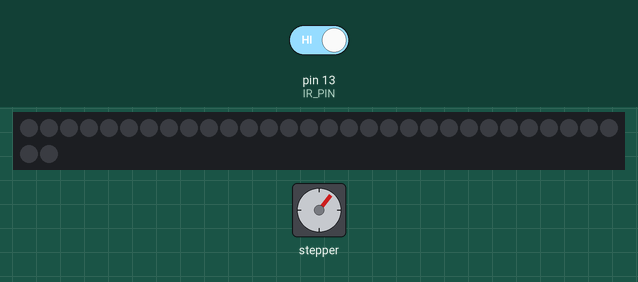
The sketch below on a simulated Arduino Mega 2560, built with avr-gcc and run on an emulated ATmega2560. Parts: stepper motor, 32 RGB LEDs in strip order, left to right, continuing on the next row. Wiring (inferred from the names in the program): stepper motor driver (5000 steps per turn assumed): step pin 46; direction pin 45. Inputs (shaded band) come from the test bench; at power-on: pin 13 (IR_PIN) HIGH. Dim RGB values are drawn brighter than linear.

Above: at 1.2 s.
1.3 s: pin 13 (IR_PIN) driven LOW
At 1.9 s:
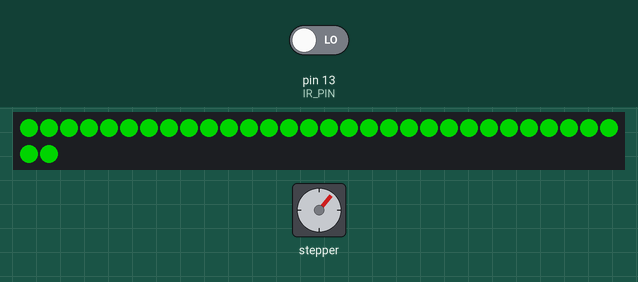
4.3 s: pin 13 (IR_PIN) driven HIGH
At 6.9 s:
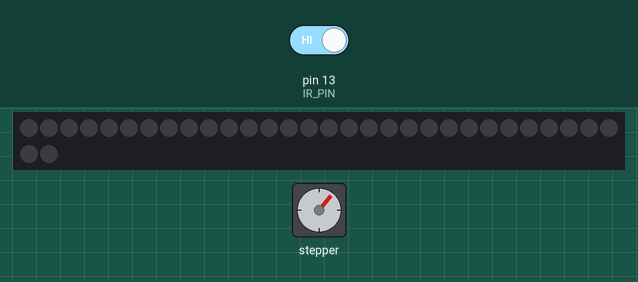
7.3 s: pin 13 (IR_PIN) driven LOW
At 8.5 s:
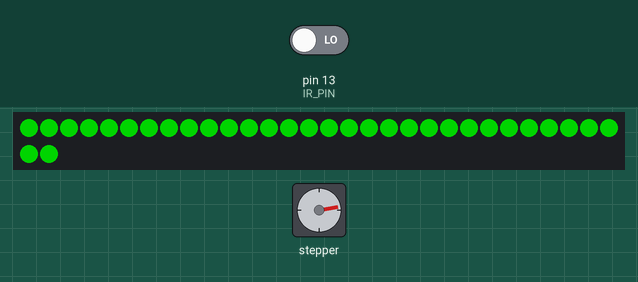
Timing chart, 0 to 10.3 s (numbered marks = the images above; inputs shaded):
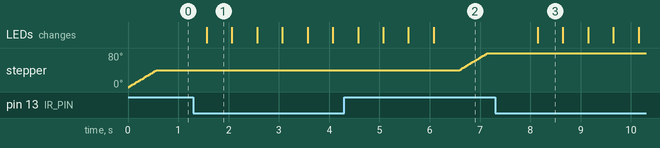

Measured:
- after the input at 1.3 s, stepper: goes on until 1.6 s, then stays 40°; the LEDs: change after 0.27 s (image 1)
- after the input at 4.3 s, stepper: turns 39° clockwise in 0.54 s, starting after 2.3 s
- after the input at 7.3 s, stepper: goes on until 8.1 s, then stays 80°; the LEDs: change after 0.85 s (image 3)
- by itself, stepper: turns 39° clockwise in 0.54 s
- what the display in image 1 shows lasts 0.5 s, from 1.6 s to 2.1 s

The sketch:

step_target_position.ino
```cpp
#include <FastLED.h>

#define PULL_PIN 46    // PULL
#define DIR_PIN 45     // Direction
#define IR_PIN 13      // IR sensor
#define LED_PIN 11
#define NUM_LEDS 32

CRGB leds[NUM_LEDS];

const int stepsPerRev = 5000; // 6400;
const float STEP_ANGLE = 1.8;

void setup() {
  pinMode(IR_PIN, INPUT);
  pinMode(DIR_PIN, OUTPUT);
  pinMode(PULL_PIN, OUTPUT);
  FastLED.addLeds<WS2812B, LED_PIN, GRB>(leds, NUM_LEDS);  // Initialize FastLED
}

void blinkLEDs() {
  const int blinkDuration = 5000; // 5 seconds
  const int blinkInterval = 500;  // 500 milliseconds (0.5 seconds)
  unsigned long startTime = millis();
  while (millis() - startTime < blinkDuration) {
    // Turn on all LEDs
    fill_solid(leds, NUM_LEDS, CRGB::Green);
    FastLED.show();
    delay(blinkInterval);

    // Turn off all LEDs
    fill_solid(leds, NUM_LEDS, CRGB::Black);
    FastLED.show();
    delay(blinkInterval);
  }
}

void runStepper(int angle, int speed) {
  int step_target_position = static_cast<int>(angle / STEP_ANGLE);
  int direction = (angle >= 0) ? HIGH : LOW;

  digitalWrite(DIR_PIN, direction);

  for (int i = 0; i < step_target_position; ++i) {
    digitalWrite(PULL_PIN, HIGH);  // Pulse the motor step
    delayMicroseconds(500);
    digitalWrite(PULL_PIN, LOW);
    delayMicroseconds(500);

    // Check if the IR sensor is interrupted
    if (digitalRead(IR_PIN) == LOW) {
      // IR sensor interrupted, stop the stepper motor
      digitalWrite(PULL_PIN, LOW);

      // Blink the LED strip for 5 seconds
      blinkLEDs();

      // Turn off the LED strip
      fill_solid(leds, NUM_LEDS, CRGB::Black);
      FastLED.show();
      return;  // Exit the function
    }
  }

  // Turn off the stepper motor after completing the rotation
  digitalWrite(PULL_PIN, LOW);
  delay(1000); // Adjust this delay if needed
}

/*
void runStepper(int angle, int speed) {
  int step_target_position = static_cast<int>(angle / STEP_ANGLE);
  int direction = (angle >= 0) ? HIGH : LOW;
  angle = abs(angle);

  digitalWrite(DIR_PIN, direction);

  for (int i = 0; i < step_target_position && digitalRead(IR_PIN) == HIGH; ++i) {
    digitalWrite(PULL_PIN, HIGH);  // Pulse the motor step
    delayMicroseconds(500);
    digitalWrite(PULL_PIN, LOW);
    delayMicroseconds(500);
  }

  // Turn off the stepper motor after completing the rotation
  digitalWrite(PULL_PIN, LOW);

  // Check if the IR sensor is interrupted
  if (digitalRead(IR_PIN) == LOW) {
    // Blink the LED strip for 5 seconds
    blinkLEDs();

    // Turn off the LED strip
    fill_solid(leds, NUM_LEDS, CRGB::Black);
    FastLED.show();
  }
}
*/

void loop() {
  runStepper(1000, 1000);
}
```
